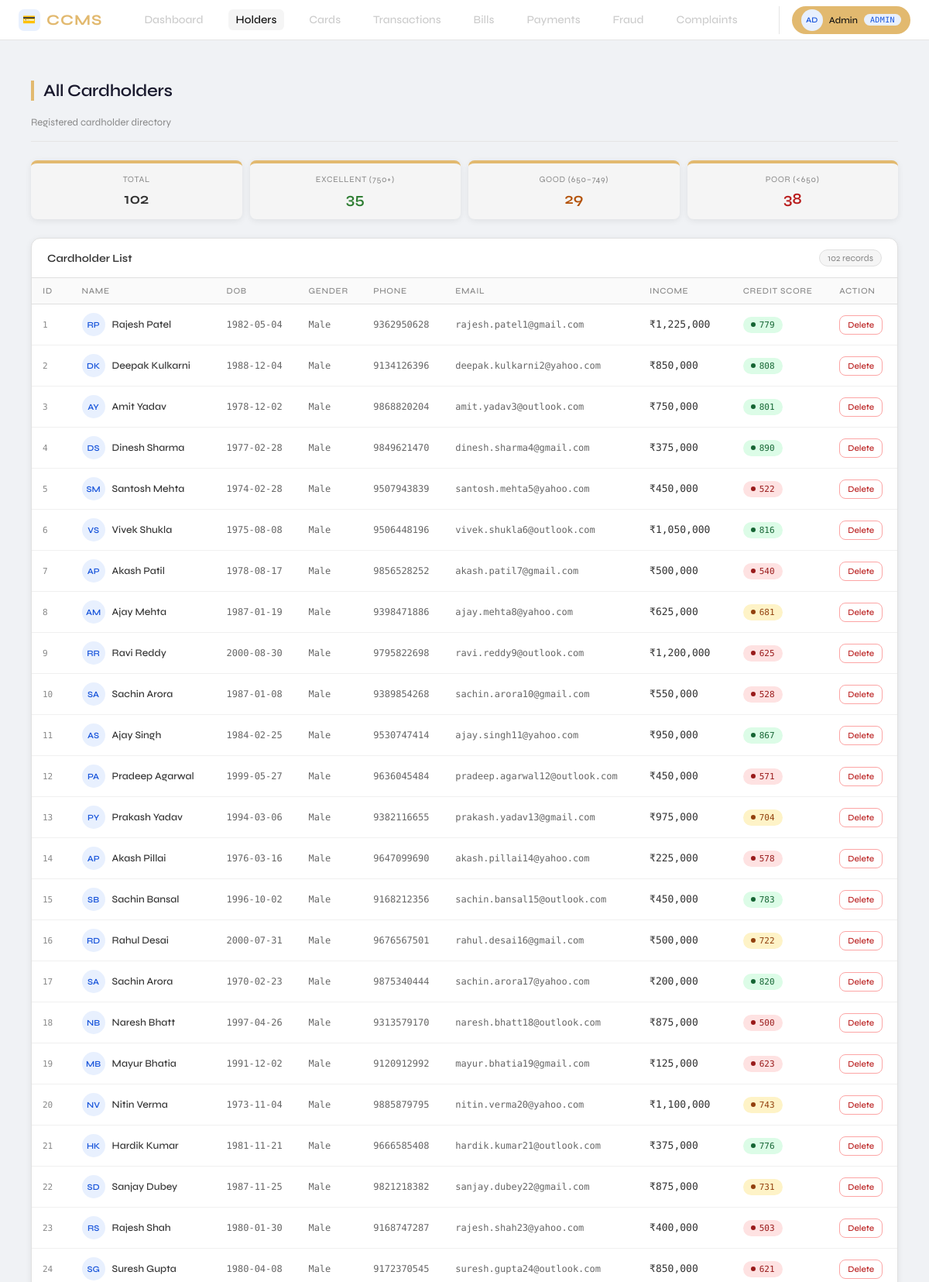
Page /admin/cardholders (signed in, upper part) on the committed database.
### tables this page shows
CREATE TABLE CARD_HOLDER(
        Holder_id      INTEGER PRIMARY KEY AUTOINCREMENT,
        F_name         TEXT NOT NULL,
        L_name         TEXT NOT NULL,
        DOB            TEXT NOT NULL,
        Gender         TEXT NOT NULL,
        Phone_no       TEXT NOT NULL UNIQUE,
        Email          TEXT NOT NULL UNIQUE,
        Address        TEXT,
        Annual_income  REAL,
        Credit_score   INTEGER CHECK(Credit_score BETWEEN 300 AND 900) );

### app.py (the view)
@app.route('/admin/cardholders')
@login_required
@role_required('admin')
def admin_cardholders():
    db = get_db()
    holders = db.execute("SELECT * FROM CARD_HOLDER ORDER BY Holder_id").fetchall()
    db.close()
    return render_template('admin/cardholders.html', holders=holders)

### app.py (called while the page is built)
def get_db():
    conn = sqlite3.connect(DB)
    conn.row_factory = sqlite3.Row
    conn.execute("PRAGMA foreign_keys = ON")
    return conn

def login_required(f):
    @wraps(f)
    def decorated(*args, **kwargs):
        if 'user_id' not in session:
            flash('Please login first.', 'warning')
            return redirect(url_for('login'))
        return f(*args, **kwargs)
    return decorated

def role_required(*roles):
    def decorator(f):
        @wraps(f)
        def decorated(*args, **kwargs):
            if session.get('role') not in roles:
                flash('Access denied.', 'danger')
                return redirect(url_for('login'))
            return f(*args, **kwargs)
        return decorated
    return decorator

### templates/admin/cardholders.html (shortened to what this page needs)
{% extends "base.html" %}
{% block content %}
<div class="wrap">
  <div class="page-header">
    <div>
      <div class="page-title">All Cardholders</div>
      <div class="page-sub">Registered cardholder directory</div>
    </div>
  </div>
  <div class="stats-row">
    <div class="stat-card">
      <div class="stat-label">Total</div>
      <div class="stat-val">{{ holders|length }}</div>
    </div>
    <div class="stat-card">
      <div class="stat-label">Excellent (750+)</div>
      <div class="stat-val success">{{ holders|selectattr("Credit_score","ge",750)|list|length }}</div>
    </div>
    <div class="stat-card">
      <div class="stat-label">Good (650–749)</div>
      <div class="stat-val warning">{{ holders|selectattr("Credit_score","ge",650)|selectattr("Credit_score","lt",750)|list|length }}</div>
    </div>
    <div class="stat-card">
      <div class="stat-label">Poor (&lt;650)</div>
      <div class="stat-val danger">{{ holders|selectattr("Credit_score","lt",650)|list|length }}</div>
    </div>
  </div>
  <div class="card">
    <div class="card-head">
      <span class="card-head-title">Cardholder List</span>
      <span class="record-count">{{ holders|length }} records</span>
    </div>
    <div class="table-scroll">
      <table>
        <thead>
          <tr>
            <th>ID</th>
            <th>Name</th>
            <th>DOB</th>
            <th>Gender</th>
            <th>Phone</th>
            <th>Email</th>
            <th>Income</th>
            <th>Credit Score</th>
            <th>Action</th>
          </tr>
        </thead>
        <tbody>
          {% for h in holders %}
          <tr>
            <td><span class="holder-id">{{ h.Holder_id }}</span></td>
            <td>
              <div class="avatar-wrap">
                <div class="avatar">{{ h.F_name[0] }}{{ h.L_name[0] }}</div>
                <span class="holder-name">{{ h.F_name }} {{ h.L_name }}</span>
              </div>
            </td>
            <td><span class="mono">{{ h.DOB }}</span></td>
            <td><span class="mono">{{ h.Gender }}</span></td>
            <td><span class="mono">{{ h.Phone_no }}</span></td>
            <td><span class="mono">{{ h.Email }}</span></td>
            <td><span class="income">&#8377;{{ "{:,.0f}".format(h.Annual_income) }}</span></td>
            <td>
              <span class="badge
                {% if h.Credit_score >= 750 %}badge-success
                {% elif h.Credit_score >= 650 %}badge-warning
                {% else %}badge-danger{% endif %}">
                {{ h.Credit_score }}
              </span>
            </td>
            <td>
              <a href="{{ url_for('admin_delete_holder', id=h.Holder_id) }}"
                 class="btn-delete"
                 onclick="return confirm('Delete this cardholder?')">
                Delete
              </a>
            </td>
          </tr>
          {% endfor %}
        </tbody>
      </table>
    </div>
  </div>
</div>
{% endblock %}

### templates/base.html (shortened to what this page needs)
<!DOCTYPE html>
<html lang="en">
<head>
  <link rel="stylesheet" href="{{ url_for('static', filename='style.css') }}">
</head>
<body>
<nav class="navbar">
  <div class="brand">
    <div class="brand-icon">💳</div>
    CCMS
  </div>
  <div class="nav-links">
    {% if session.role == 'admin' %}
      <a href="{{ url_for('admin_dashboard') }}" {% if request.endpoint == 'admin_dashboard' %}class="active"{% endif %}>Dashboard</a>
      <a href="{{ url_for('admin_cardholders') }}" {% if request.endpoint == 'admin_cardholders' %}class="active"{% endif %}>Holders</a>
      <a href="{{ url_for('admin_cards') }}" {% if request.endpoint == 'admin_cards' %}class="active"{% endif %}>Cards</a>
      <a href="{{ url_for('admin_transactions') }}" {% if request.endpoint == 'admin_transactions' %}class="active"{% endif %}>Transactions</a>
      <a href="{{ url_for('admin_bills') }}" {% if request.endpoint == 'admin_bills' %}class="active"{% endif %}>Bills</a>
      <a href="{{ url_for('admin_payments') }}" {% if request.endpoint == 'admin_payments' %}class="active"{% endif %}>Payments</a>
      <a href="{{ url_for('admin_fraud') }}" {% if request.endpoint == 'admin_fraud' %}class="active"{% endif %}>Fraud</a>
      <a href="{{ url_for('admin_complaints') }}" {% if request.endpoint == 'admin_complaints' %}class="active"{% endif %}>Complaints</a>
      <a href="{{ url_for('admin_rewards') }}" {% if request.endpoint == 'admin_rewards' %}class="active"{% endif %}>Rewards</a>
    {% endif %}
  </div>
  <div class="nav-right">
    <div class="user-badge">
      <div class="user-avatar">{{ session.username[0]|upper }}{{ session.username[1]|upper if session.username|length > 1 else '' }}</div>
      <span class="user-name">{{ session.username|capitalize }}</span>
      <span class="role-pill {{ session.role }}">{{ session.role }}</span>
    </div>
  </div>
</nav>
<div class="container">
  {% block content %}{% endblock %}
</div>
</body>
</html>

### rows in the picture
CARD_HOLDER: Holder_id "1", F_name "R", L_name "P", F_name "Rajesh", L_name "Patel", DOB "1982-05-04", Gender "Male", Phone_no "9362950628", Email "rajesh.patel1@gmail.com", Annual_income "1,225,000", Credit_score "779"
CARD_HOLDER: Holder_id "2", F_name "D", L_name "K", F_name "Deepak", L_name "Kulkarni", DOB "1988-12-04", Gender "Male", Phone_no "9134126396", Email "deepak.kulkarni2@yahoo.com", Annual_income "850,000", Credit_score "808"
CARD_HOLDER: Holder_id "3", F_name "A", L_name "Y", F_name "Amit", L_name "Yadav", DOB "1978-12-02", Gender "Male", Phone_no "9868820204", Email "amit.yadav3@outlook.com", Annual_income "750,000", Credit_score "801"
CARD_HOLDER: Holder_id "4", F_name "D", L_name "S", F_name "Dinesh", L_name "Sharma", DOB "1977-02-28", Gender "Male", Phone_no "9849621470", Email "dinesh.sharma4@gmail.com", Annual_income "375,000", Credit_score "890"
CARD_HOLDER: Holder_id "5", F_name "S", L_name "M", F_name "Santosh", L_name "Mehta", DOB "1974-02-28", Gender "Male", Phone_no "9507943839", Email "santosh.mehta5@yahoo.com", Annual_income "450,000", Credit_score "522"
CARD_HOLDER: Holder_id "6", F_name "V", L_name "S", F_name "Vivek", L_name "Shukla", DOB "1975-08-08", Gender "Male", Phone_no "9506448196", Email "vivek.shukla6@outlook.com", Annual_income "1,050,000", Credit_score "816"
CARD_HOLDER: Holder_id "7", F_name "A", L_name "P", F_name "Akash", L_name "Patil", DOB "1978-08-17", Gender "Male", Phone_no "9856528252", Email "akash.patil7@gmail.com", Annual_income "500,000", Credit_score "540"
CARD_HOLDER: Holder_id "8", F_name "A", L_name "M", F_name "Ajay", L_name "Mehta", DOB "1987-01-19", Gender "Male", Phone_no "9398471886", Email "ajay.mehta8@yahoo.com", Annual_income "625,000", Credit_score "681"
CARD_HOLDER: Holder_id "9", F_name "R", L_name "R", F_name "Ravi", L_name "Reddy", DOB "2000-08-30", Gender "Male", Phone_no "9795822698", Email "ravi.reddy9@outlook.com", Annual_income "1,200,000", Credit_score "625"
CARD_HOLDER: Holder_id "10", F_name "S", L_name "A", F_name "Sachin", L_name "Arora", DOB "1987-01-08", Gender "Male", Phone_no "9389854268", Email "sachin.arora10@gmail.com", Annual_income "550,000", Credit_score "528"
CARD_HOLDER: Holder_id "11", F_name "A", L_name "S", F_name "Ajay", L_name "Singh", DOB "1984-02-25", Gender "Male", Phone_no "9530747414", Email "ajay.singh11@yahoo.com", Annual_income "950,000", Credit_score "867"
CARD_HOLDER: Holder_id "12", F_name "P", L_name "A", F_name "Pradeep", L_name "Agarwal", DOB "1999-05-27", Gender "Male", Phone_no "9636045484", Email "pradeep.agarwal12@outlook.com", Annual_income "450,000", Credit_score "571"
CARD_HOLDER: Holder_id "13", F_name "P", L_name "Y", F_name "Prakash", L_name "Yadav", DOB "1994-03-06", Gender "Male", Phone_no "9382116655", Email "prakash.yadav13@gmail.com", Annual_income "975,000", Credit_score "704"
CARD_HOLDER: Holder_id "14", F_name "A", L_name "P", F_name "Akash", L_name "Pillai", DOB "1976-03-16", Gender "Male", Phone_no "9647099690", Email "akash.pillai14@yahoo.com", Annual_income "225,000", Credit_score "578"
CARD_HOLDER: Holder_id "15", F_name "S", L_name "B", F_name "Sachin", L_name "Bansal", DOB "1996-10-02", Gender "Male", Phone_no "9168212356", Email "sachin.bansal15@outlook.com", Annual_income "450,000", Credit_score "783"
CARD_HOLDER: Holder_id "16", F_name "R", L_name "D", F_name "Rahul", L_name "Desai", DOB "2000-07-31", Gender "Male", Phone_no "9676567501", Email "rahul.desai16@gmail.com", Annual_income "500,000", Credit_score "722"
CARD_HOLDER: Holder_id "17", F_name "S", L_name "A", F_name "Sachin", L_name "Arora", DOB "1970-02-23", Gender "Male", Phone_no "9875340444", Email "sachin.arora17@yahoo.com", Annual_income "200,000", Credit_score "820"
CARD_HOLDER: Holder_id "18", F_name "N", L_name "B", F_name "Naresh", L_name "Bhatt", DOB "1997-04-26", Gender "Male", Phone_no "9313579170", Email "naresh.bhatt18@outlook.com", Annual_income "875,000", Credit_score "500"
CARD_HOLDER: Holder_id "19", F_name "M", L_name "B", F_name "Mayur", L_name "Bhatia", DOB "1991-12-02", Gender "Male", Phone_no "9120912992", Email "mayur.bhatia19@gmail.com", Annual_income "125,000", Credit_score "623"
CARD_HOLDER: Holder_id "20", F_name "N", L_name "V", F_name "Nitin", L_name "Verma", DOB "1973-11-04", Gender "Male", Phone_no "9885879795", Email "nitin.verma20@yahoo.com", Annual_income "1,100,000", Credit_score "743"
CARD_HOLDER: Holder_id "21", F_name "H", L_name "K", F_name "Hardik", L_name "Kumar", DOB "1981-11-21", Gender "Male", Phone_no "9666585408", Email "hardik.kumar21@outlook.com", Annual_income "375,000", Credit_score "776"
CARD_HOLDER: Holder_id "22", F_name "S", L_name "D", F_name "Sanjay", L_name "Dubey", DOB "1987-11-25", Gender "Male", Phone_no "9821218382", Email "sanjay.dubey22@gmail.com", Annual_income "875,000", Credit_score "731"
CARD_HOLDER: Holder_id "23", F_name "R", L_name "S", F_name "Rajesh", L_name "Shah", DOB "1980-01-30", Gender "Male", Phone_no "9168747287", Email "rajesh.shah23@yahoo.com", Annual_income "400,000", Credit_score "503"
CARD_HOLDER: Holder_id "24", F_name "S", L_name "G", F_name "Suresh", L_name "Gupta", DOB "1980-04-08", Gender "Male", Phone_no "9172370545", Email "suresh.gupta24@outlook.com", Annual_income "850,000", Credit_score "621"

### other values in the picture
{{ session.username[0]|upper }} "A"
{{ session.username[1]|upper if session.username|length > 1 else '' }} "D"
{{ session.username|capitalize }} "Admin"
{{ session.role }} "ADMIN"
{{ holders|length }} "102"
{{ holders|selectattr("Credit_score","ge",750)|list|length }} "35"
{{ holders|selectattr("Credit_score","lt",650)|list|length }} "38"
